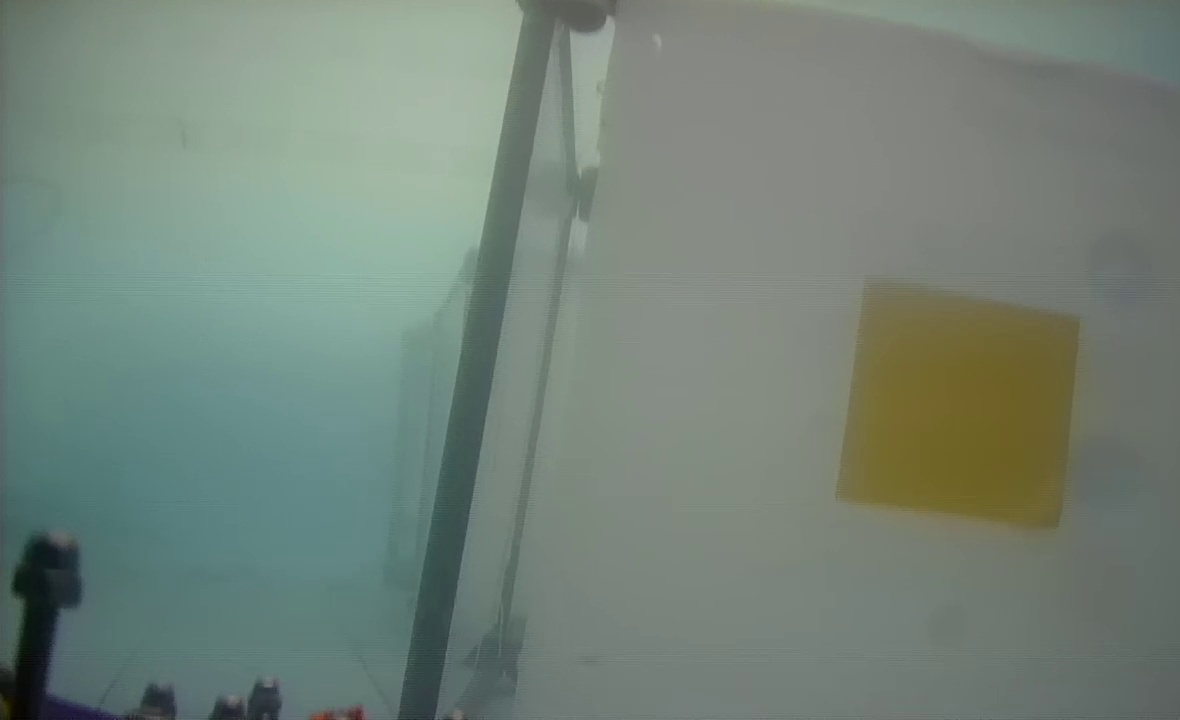
#> input picture task 3/clean_11280.jpg, 1180 x 720 px, found by its file name; its folder holds only this picture in this run
$ jupyter execute cv_task_3.ipynb
#> lines starting #> are read from the running program, lines starting #| are printed output that depends on the picture; after the words box and inside, x2 and y2 are one past the last pixel; in counts of white or black regions, pixels touching at a corner belong together
not classify star and circles is unkonw

[cell 1]
import cv2
import numpy as np
import os

# Directory containing the images
image_dir = r"D:\Vortex\ROV\Phase 2\computer vision\Tasks2025\task 3"

# Function to detect and classify shapes based on contour
def classify_shape(contour):
    perimeter = cv2.arcLength(contour, True)
    approx = cv2.approxPolyDP(contour, 0.04 * perimeter, True)

    vertices = len(approx)
    if vertices == 3:
        return "Triangle"
    elif vertices == 4:
        (x, y, w, h) = cv2.boundingRect(approx)
        aspect_ratio = float(w) / h
        return "Square" if 0.95 <= aspect_ratio <= 1.05 else "Rectangle"
    elif vertices == 10:
        return "Star"
    elif vertices > 10:
        return "Circle"
    else:
        return "Unknown"

# Function to perform shape detection on each image
def process_image(image_path):
    image = cv2.imread(image_path)
#> image is the input picture: shape (720, 1180, 3); mean B, G, R 120.6, 131, 116
    if image is None:
        print(f"Could not read {image_path}")
        return

    # Convert to HSV for color segmentation
    hsv = cv2.cvtColor(image, cv2.COLOR_BGR2HSV)
#> hsv: shape (720, 1180, 3); mean H, S, V 65.5, 40.3, 131.7

    # Preprocessing: Gaussian Blur
    blurred = cv2.GaussianBlur(hsv, (5, 5), 0)
#> blurred: shape (720, 1180, 3); mean H, S, V 65.5, 40.3, 131.7

    # Define color ranges (adjust if necessary for specific colors)
    color_ranges = [
        ((0, 100, 100), (10, 255, 255)),    # Red
        ((100, 100, 100), (130, 255, 255)),  # Blue
        ((20, 100, 100), (30, 255, 255)),    # Yellow (adjust for orange star)
        ((40, 100, 100), (70, 255, 255)),    # Green
    ]

    # Iterate over each color range to detect shapes
    for (lower, upper) in color_ranges:
        mask = cv2.inRange(blurred, lower, upper)

        # Erosion and dilation to remove noise
        mask = cv2.erode(mask, None, iterations=2)
        mask = cv2.dilate(mask, None, iterations=2)

        # Find contours in the mask
        contours, _ = cv2.findContours(mask, cv2.RETR_EXTERNAL, cv2.CHAIN_APPROX_SIMPLE)

        for contour in contours:
            if cv2.contourArea(contour) < 500:  # Ignore small contours
                continue

            shape = classify_shape(contour)

            # Get the contour's centroid for labeling
            M = cv2.moments(contour)
            if M["m00"] != 0:
                cX = int(M["m10"] / M["m00"])
                cY = int(M["m01"] / M["m00"])
            else:
                cX, cY = 0, 0

            # Draw the contour and label the shape
            cv2.drawContours(image, [contour], -1, (0, 255, 0), 2)
            cv2.putText(image, shape, (cX - 20, cY - 20), cv2.FONT_HERSHEY_SIMPLEX, 0.5, (255, 0, 0), 2)
#> this loop made 4 passes
#> pass 1, in process_image, `mask = cv2.inRange(blurred, lower, upper)`:
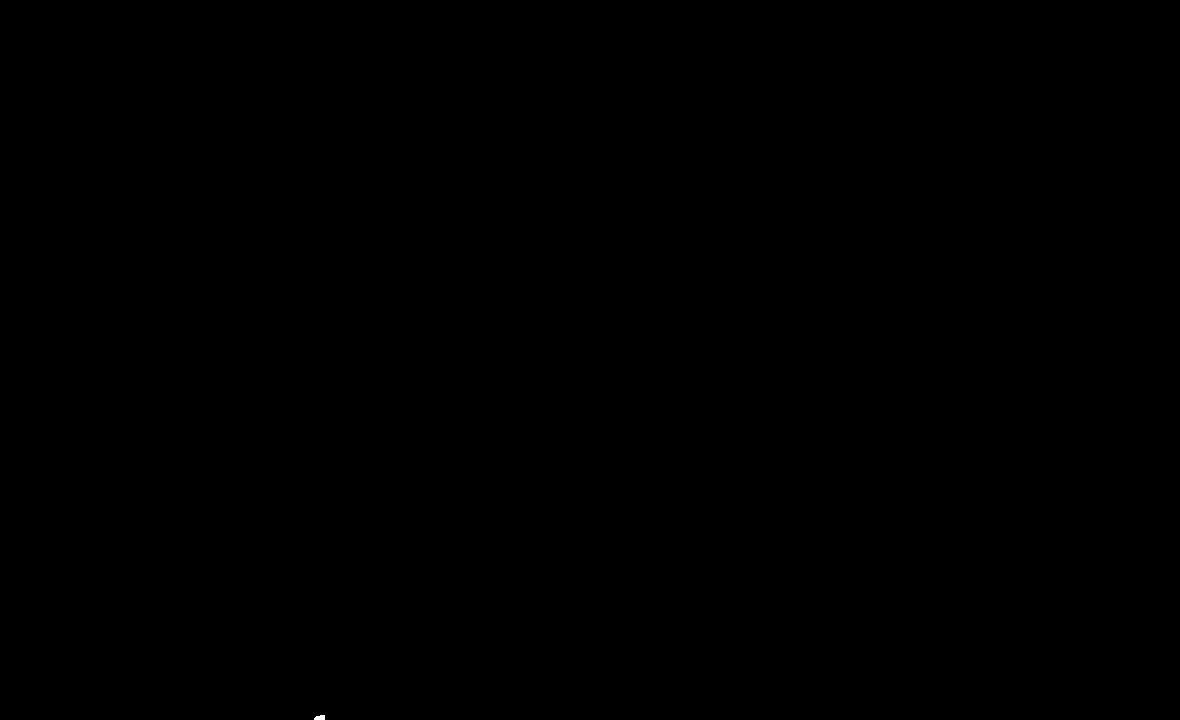
#> mask: shape (720, 1180); 0.01% white; 1 white region, box (x1, y1, x2, y2) and area: (314, 715, 325, 720) 46

    # Show the image with detected shapes
    cv2.imshow("Shape Detection", image)
    cv2.waitKey(0)

# Process each image in the directory
for image_name in os.listdir(image_dir):
    image_path = os.path.join(image_dir, image_name)
    process_image(image_path)

cv2.destroyAllWindows()

detect stars but has errors

[cell 2]
import cv2
import numpy as np
import os

# Directory containing the images
image_dir = r"D:\Vortex\ROV\Phase 2\computer vision\Tasks2025\task 3"

# Function to detect and classify shapes based on contour
def classify_shape(contour):
    perimeter = cv2.arcLength(contour, True)
    approx = cv2.approxPolyDP(contour, 0.04 * perimeter, True)
    area = cv2.contourArea(contour)
    vertices = len(approx)

    # Calculate roundness for circle detection
    if perimeter == 0:
        return "Unknown"
    roundness = 4 * np.pi * area / (perimeter ** 2)

    if vertices == 3:
        return "Triangle"
    elif vertices == 4:
        (x, y, w, h) = cv2.boundingRect(approx)
        aspect_ratio = float(w) / h
        return "Square" if 0.95 <= aspect_ratio <= 1.05 else "Rectangle"
    elif 8 <= vertices <= 12 and roundness > 0.7:
        return "Circle"
    elif 9 <= vertices <= 12:
        return "Star"
    else:
        return "Unknown"

# Function to perform shape detection on each image
def process_image(image_path):
    image = cv2.imread(image_path)
    if image is None:
        print(f"Could not read {image_path}")
        return

    # Convert to grayscale
    gray = cv2.cvtColor(image, cv2.COLOR_BGR2GRAY)

    # Apply Gaussian blur
    blurred = cv2.GaussianBlur(gray, (5, 5), 0)
#> blurred: shape (720, 1180)

    # Use adaptive thresholding for edge detection
    adaptive_thresh = cv2.adaptiveThreshold(blurred, 255, cv2.ADAPTIVE_THRESH_GAUSSIAN_C,
                                            cv2.THRESH_BINARY_INV, 11, 2)
#> adaptive_thresh: shape (720, 1180); 1.7% white; 483 white regions (405 under 20 px), largest, box (x1, y1, x2, y2) and area: (431, 22, 554, 720) 2530, (412, 310, 472, 636) 1100, (476, 0, 528, 271) 1050

    # Find edges using Canny edge detector
    edges = cv2.Canny(adaptive_thresh, 100, 200)
#> edges: shape (720, 1180); 1.3% white in thin lines or dots

    # Dilate the edges to connect contours
    dilated_edges = cv2.dilate(edges, None, iterations=1)
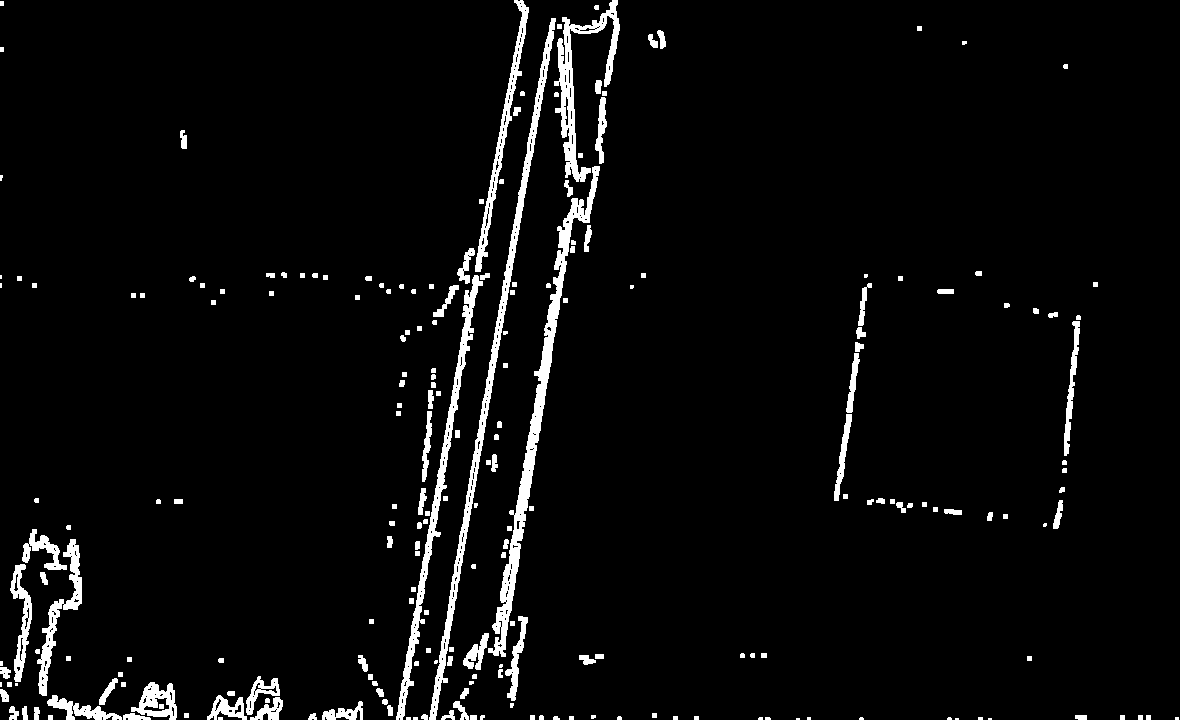
#> dilated_edges: shape (720, 1180); 4.2% white; 227 white regions (31 under 20 px)

    # Find contours in the dilated edges
    contours, _ = cv2.findContours(dilated_edges, cv2.RETR_EXTERNAL, cv2.CHAIN_APPROX_SIMPLE)
#> contours = 226 contours, 139 with area under 20; largest, box (x1, y1, x2, y2) and area: (488, 166, 600, 657) 4729, (429, 18, 556, 720) 4186, (396, 275, 483, 720) 2877, (554, 0, 620, 182) 2604, (475, 0, 529, 272) 1794

    for contour in contours:
        if cv2.contourArea(contour) < 500:  # Ignore small contours
            continue

        shape = classify_shape(contour)

        # Get the contour's centroid for labeling
        M = cv2.moments(contour)
        if M["m00"] != 0:
            cX = int(M["m10"] / M["m00"])
            cY = int(M["m01"] / M["m00"])
        else:
            cX, cY = 0, 0

        # Draw the contour and label the shape
        cv2.drawContours(image, [contour], -1, (0, 255, 0), 2)
        cv2.putText(image, shape, (cX - 20, cY - 20), cv2.FONT_HERSHEY_SIMPLEX, 0.5, (255, 0, 0), 2)
#> this loop made 226 passes
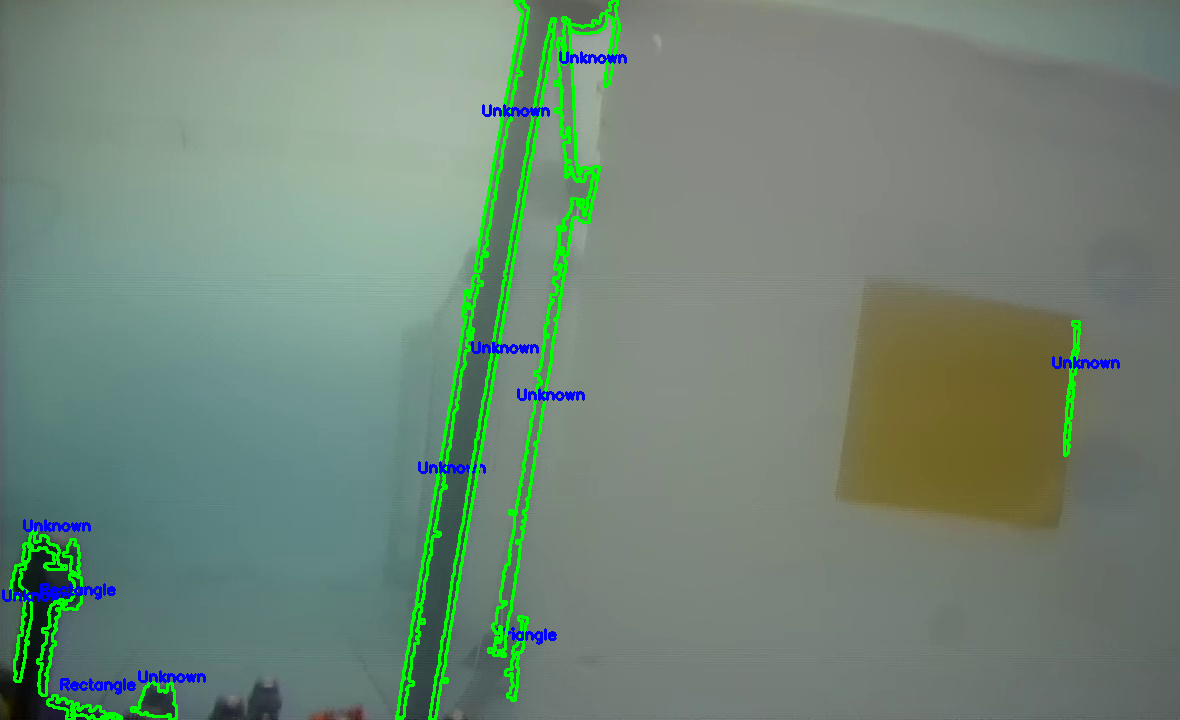
#> image: shape (720, 1180, 3); 3.27% of pixels changed, all inside (x1, y1, x2, y2) = (2, 0, 1120, 720)

    # Show the image with detected shapes
    cv2.imshow("Shape Detection", image)
    cv2.waitKey(0)

# Process each image in the directory
for image_name in os.listdir(image_dir):
    image_path = os.path.join(image_dir, image_name)
    process_image(image_path)

cv2.destroyAllWindows()

detect circles and shapes but stars not classify it

[cell 3]
import cv2
import numpy as np
import os

# Directory containing the images
image_dir = r"D:\Vortex\ROV\Phase 2\computer vision\Tasks2025\task 3"

# Function to detect and classify shapes based on contour
def classify_shape(contour):
    perimeter = cv2.arcLength(contour, True)
    approx = cv2.approxPolyDP(contour, 0.04 * perimeter, True)

    vertices = len(approx)
    if vertices == 3:
        return "Triangle"
    elif vertices == 4:
        (x, y, w, h) = cv2.boundingRect(approx)
        aspect_ratio = float(w) / h
        return "Square" if 0.95 <= aspect_ratio <= 1.05 else "Rectangle"
    elif vertices == 5:
        return "Pentagon"
    elif vertices > 5:
        # Check for circle: calculate the circularity
        area = cv2.contourArea(contour)
        if area == 0:
            return "Unknown"
        circularity = (4 * np.pi * area) / (perimeter ** 2)
        if circularity > 0.8:  # Threshold for circularity (adjust if needed)
            return "Circle"
        else:
            return "Unknown"
    elif vertices == 10:
        return "Star"
    else:
        return "Unknown"

# Function to perform shape detection on each image
def process_image(image_path):
    image = cv2.imread(image_path)
    if image is None:
        print(f"Could not read {image_path}")
        return

    # Convert to grayscale
    gray = cv2.cvtColor(image, cv2.COLOR_BGR2GRAY)

    # Apply Gaussian blur
    blurred = cv2.GaussianBlur(gray, (5, 5), 0)

    # Use adaptive thresholding for edge detection
    adaptive_thresh = cv2.adaptiveThreshold(blurred, 255, cv2.ADAPTIVE_THRESH_GAUSSIAN_C,
                                            cv2.THRESH_BINARY_INV, 11, 2)

    # Find edges using Canny edge detector
    edges = cv2.Canny(adaptive_thresh, 100, 200)

    # Dilate the edges to connect contours
    dilated_edges = cv2.dilate(edges, None, iterations=1)

    # Find contours in the dilated edges
    contours, _ = cv2.findContours(dilated_edges, cv2.RETR_EXTERNAL, cv2.CHAIN_APPROX_SIMPLE)

    for contour in contours:
        if cv2.contourArea(contour) < 500:  # Ignore small contours
            continue

        shape = classify_shape(contour)

        # Get the contour's centroid for labeling
        M = cv2.moments(contour)
        if M["m00"] != 0:
            cX = int(M["m10"] / M["m00"])
            cY = int(M["m01"] / M["m00"])
        else:
            cX, cY = 0, 0

        # Draw the contour and label the shape
        cv2.drawContours(image, [contour], -1, (0, 255, 0), 2)
        cv2.putText(image, shape, (cX - 20, cY - 20), cv2.FONT_HERSHEY_SIMPLEX, 0.5, (255, 0, 0), 2)
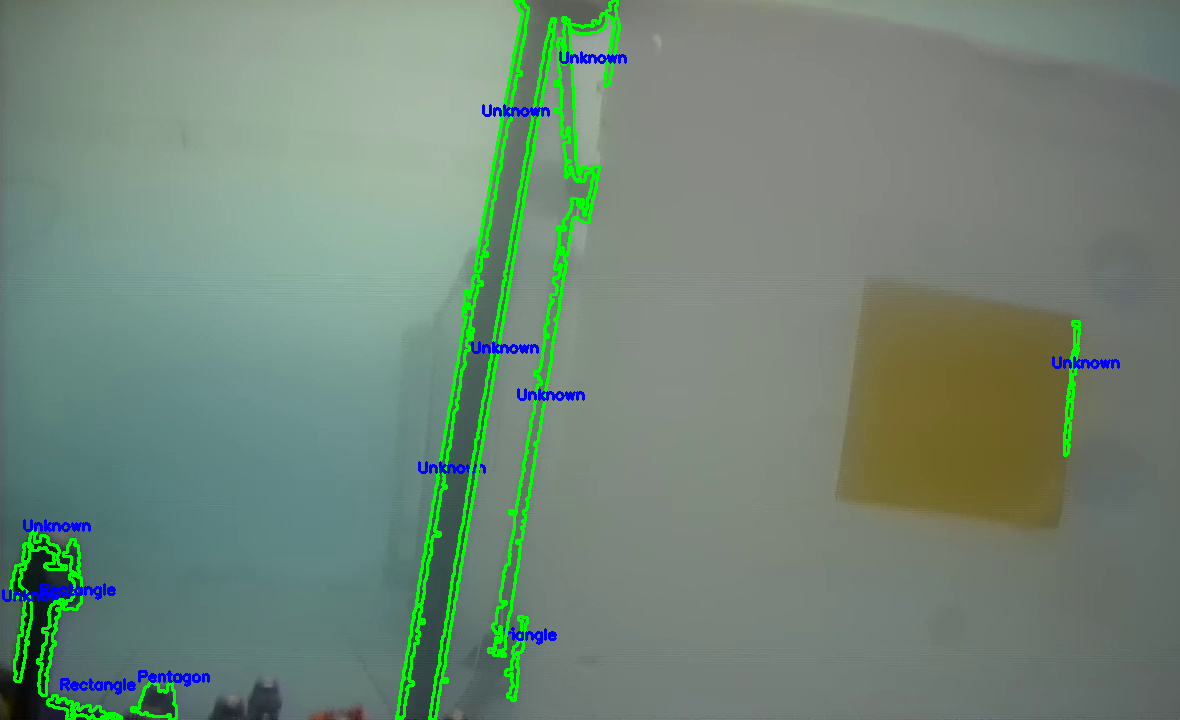
#> image: shape (720, 1180, 3); 3.28% of pixels changed, all inside (x1, y1, x2, y2) = (2, 0, 1120, 720)

    # Show the image with detected shapes
    cv2.imshow("Shape Detection", image)
    cv2.waitKey(0)

# Process each image in the directory
for image_name in os.listdir(image_dir):
    image_path = os.path.join(image_dir, image_name)
    process_image(image_path)

cv2.destroyAllWindows()

$ run again, on task 3/clean_213735.jpg
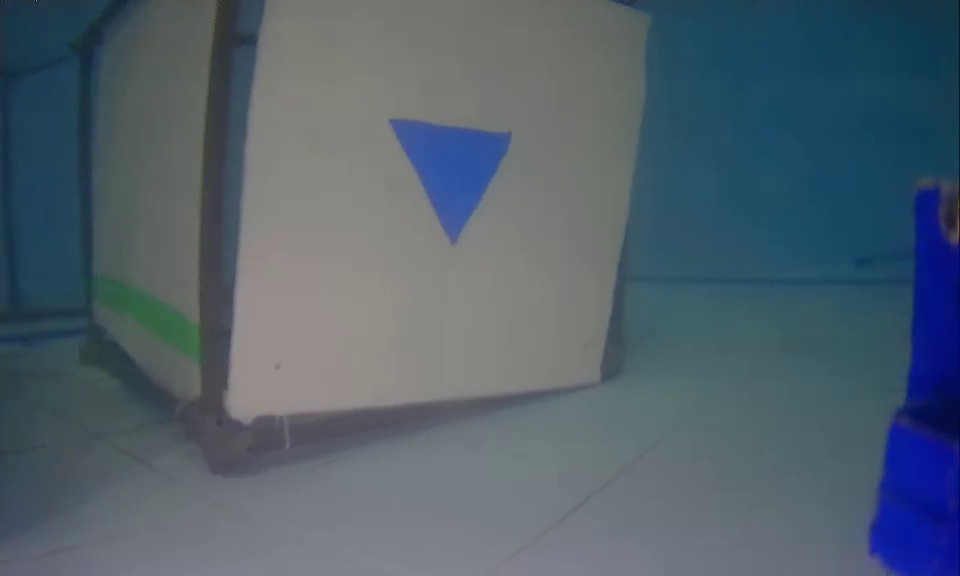
#> input picture task 3/clean_213735.jpg, 960 x 576 px, found by its file name
#> in process_image, image is the input picture: shape (576, 960, 3); mean B, G, R 108.1, 96.6, 81.6
#> hsv: shape (576, 960, 3); mean H, S, V 83.7, 74.2, 110
#> the loop in process_image, `for (lower, upper) in color_ranges:` made 4 passes
#> pass 2, in process_image, `mask = cv2.dilate(mask, None, iterations=2)`:
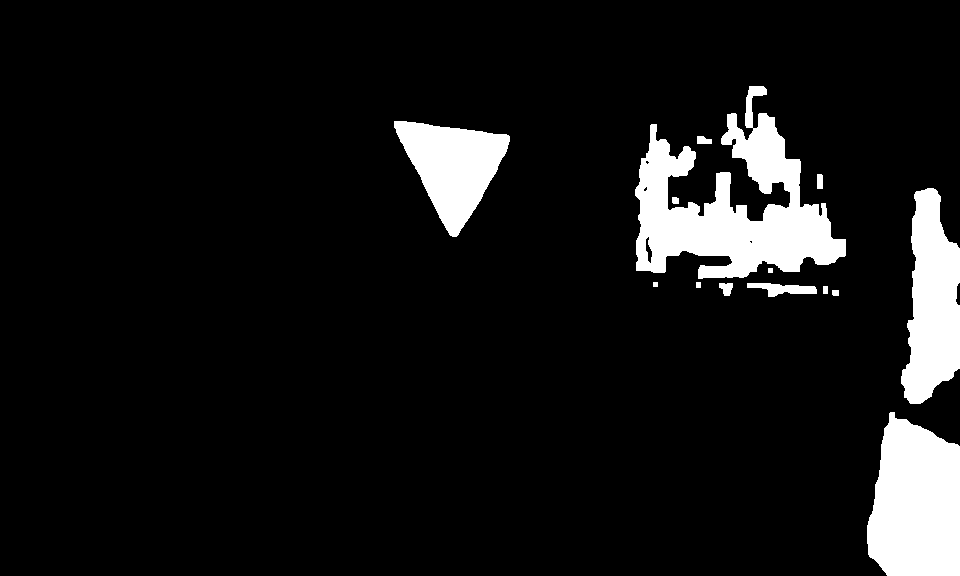
#> mask: shape (576, 960); 8.7% white; 14 white regions, largest, box (x1, y1, x2, y2) and area: (635, 86, 846, 279) 18553, (867, 412, 960, 576) 12416, (901, 188, 960, 404) 8808
#> adaptive_thresh: shape (576, 960); 2.2% white; 449 white regions (377 under 20 px), largest, box (x1, y1, x2, y2) and area: (222, 0, 265, 391) 1623, (389, 119, 512, 246) 1402, (199, 0, 222, 326) 1117
#> edges: shape (576, 960); 1.6% white in thin lines or dots
#> dilated_edges: shape (576, 960); 5.5% white; 191 white regions (17 under 20 px)
#> in process_image, `contours, _ = cv2.findContours(dilated_edges, cv2.RETR_EXTERNAL, cv2.C..`: contours = 191 contours, 83 with area under 20; largest, box (x1, y1, x2, y2) and area: (387, 117, 513, 247) 8157, (286, 40, 652, 426) 4456, (217, 0, 287, 451) 3408, (197, 0, 226, 348) 1993, (868, 276, 920, 558) 1990
#> the loop in process_image, `for contour in contours:` made 191 passes
#> (cX, cY) on passes 117, 135, 141, 148, 165, 178, 183, 184: (896, 424), (925, 216), (89, 243), (451, 166), (531, 321), (955, 147), (242, 244), (205, 170)
#> after the loop in process_image, `for contour in contours:`:
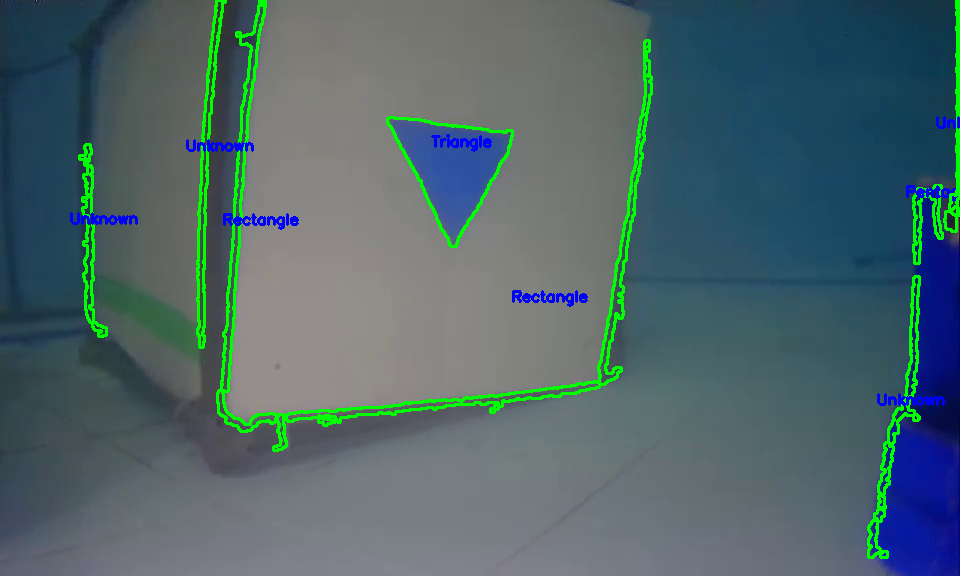
#> image: shape (576, 960, 3); 3.86% of pixels changed, all inside (x1, y1, x2, y2) = (70, 0, 960, 559)
